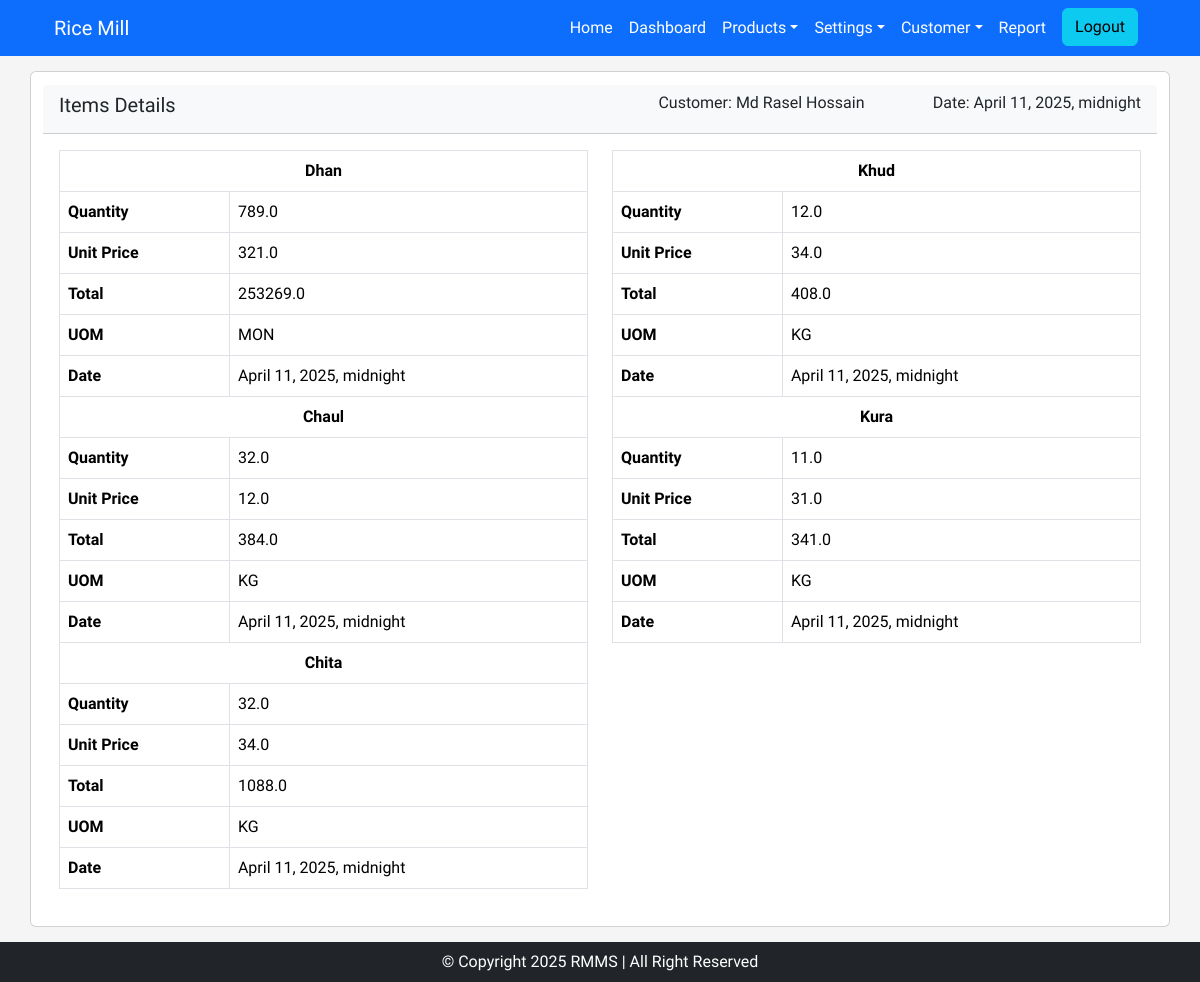
/add-items-details/single/2 (signed in), run on the app's committed database.
### rice_mill/models.py (models this page shows, shortened)
class AddItemsDetails(models.Model):
    customer = models.ForeignKey(Customer, on_delete=models.PROTECT, related_name='addItemDetails_customer')
    date = models.DateTimeField()
    cash_pay = models.FloatField(blank=True, null=True)
    dhan_uom = models.ForeignKey(Uom, on_delete=models.PROTECT, related_name="additems_uom_dhan")
    dhan_qty = models.FloatField()
    dhan_unit_price = models.FloatField()
    dhan_total = models.FloatField(blank=True, null=True)
    chaul_uom = models.ForeignKey(Uom, on_delete=models.PROTECT, related_name="additems_uom_chaul")
    chaul_qty = models.FloatField(blank=True, null=True)
    chaul_unit_price = models.FloatField(blank=True, null=True)
    chaul_total = models.FloatField(blank=True, null=True)
    khud_uom = models.ForeignKey(Uom, on_delete=models.PROTECT, related_name="additems_uom_khud")
    khud_qty = models.FloatField(blank=True, null=True)
    khud_unit_price = models.FloatField(blank=True, null=True)
    khud_total = models.FloatField(blank=True, null=True)
    kura_uom = models.ForeignKey(Uom, on_delete=models.PROTECT, related_name="additems_uom_kura")
    kura_qty = models.FloatField(blank=True, null=True)
    kura_unit_price = models.FloatField(blank=True, null=True)
    kura_total = models.FloatField(blank=True, null=True)
    chita_uom = models.ForeignKey(Uom, on_delete=models.PROTECT, related_name="additems_uom_chita")
    chita_qty = models.FloatField(blank=True, null=True)
    chita_unit_price = models.FloatField(blank=True, null=True)
    chita_total = models.FloatField(blank=True, null=True)

class Customer(models.Model):
    customer_name = models.CharField(max_length=255)
    customer_name_bn = models.CharField(max_length=255)
    phone = models.CharField(max_length=20)
    email = models.EmailField(blank=True, null=True)
    address = models.CharField(max_length=200, blank=True, null=True)
    created_at = models.DateTimeField(auto_now_add=True, blank=True, null=True)
    updated_at = models.DateTimeField(auto_now=True, blank=True, null=True)
    created_by = models.CharField(max_length=200, blank=True, null=True)
    updated_by = models.CharField(max_length=200, blank=True, null=True)
    def __str__(self):
        return self.customer_name

class Uom(models.Model):
    uom_name = models.CharField(max_length=250)
    uom_name_bn = models.CharField(max_length=250, blank=True, null=True)
    relative_factor = models.FloatField()
    def __str__(self):
        return self.uom_name

### rice_mill/views.py (the view)
# urls.py: path('add-items-details/single/<int:pk>', addItems_sigle_details_view, name='add_items_single_details'),
@login_required(login_url='login')
def addItems_sigle_details_view(request, pk):
    get_obj = AddItemsDetails.objects.get(id=pk)
    context = {
        'get_obj': get_obj
    }
    return render(request, 'pages/add_Items_details/details.html', context)

### rice_mill/templates/pages/add_Items_details/details.html (shortened to what this page needs)
{% extends "base.html" %}
{% load static %}
{% block content %}
<div class="container base-container card" style="background-color: white; min-height: 100vh;">
    <div class="row">
        <div class="mt-2">
            <div class="card-header bg-light fw-bold">
              <div class="row">
                <div class="col-md-4">
                    <h5>Items Details</h5>
                </div>
                <div class="col-md-5" style="text-align: right;">
                    <h6>Customer: {{get_obj.customer}}</h6>
                </div>
                <div class="col-md-3" style="text-align: right;">
                    <h6>Date: {{get_obj.date}}</h6>
                </div>
              </div>
            </div>
            <div class="card-body">
                <div class="row">
                    <div class="col-md-6">
                        <table class="table table-bordered">
                            <thead>
                                <tr><th colspan="2" class="text-center">Dhan</th></tr>
                                <tr>
                                    <th>Quantity</th>
                                    <td>{{get_obj.dhan_qty}}</td>
                                </tr>
                                <tr>
                                    <th>Unit Price</th>
                                    <td>{{get_obj.dhan_unit_price}}</td>
                                </tr>
                                <tr>
                                    <th>Total</th>
                                    <td>{{get_obj.dhan_total}}</td>
                                </tr>
                                <tr>
                                    <th>UOM</th>
                                    <td>{{get_obj.dhan_uom}}</td>
                                </tr>
                                <tr>
                                    <th>Date</th>
                                    <td>{{get_obj.date}}</td>
                                </tr>
                                <tr><th colspan="2" class="text-center">Chaul</th></tr>
                                <tr>
                                    <th>Quantity</th>
                                    <td>{{get_obj.chaul_qty}}</td>
                                </tr>
                                <tr>
                                    <th>Unit Price</th>
                                    <td>{{get_obj.chaul_unit_price}}</td>
                                </tr>
                                <tr>
                                    <th>Total</th>
                                    <td>{{get_obj.chaul_total}}</td>
                                </tr>
                                <tr>
                                    <th>UOM</th>
                                    <td>{{get_obj.chaul_uom}}</td>
                                </tr>
                                <tr>
                                    <th>Date</th>
                                    <td>{{get_obj.date}}</td>
                                </tr>
                                <tr><th colspan="2" class="text-center">Chita</th></tr>
                                <tr>
                                    <th>Quantity</th>
                                    <td>{{get_obj.chita_qty}}</td>
                                </tr>
                                <tr>
                                    <th>Unit Price</th>
                                    <td>{{get_obj.chita_unit_price}}</td>
                                </tr>
                                <tr>
                                    <th>Total</th>
                                    <td>{{get_obj.chita_total}}</td>
                                </tr>
                                <tr>
                                    <th>UOM</th>
                                    <td>{{get_obj.chita_uom}}</td>
                                </tr>
                                <tr>
                                    <th>Date</th>
                                    <td>{{get_obj.date}}</td>
                                </tr>
                            </thead>
                        </table>
                    </div>
                    <div class="col-md-6">
                        <table class="table table-bordered">
                            <thead>
                                <tr><th colspan="2" class="text-center">Khud</th></tr>
                                <tr>
                                    <th>Quantity</th>
                                    <td>{{get_obj.khud_qty}}</td>
                                </tr>
                                <tr>
                                    <th>Unit Price</th>
                                    <td>{{get_obj.khud_unit_price}}</td>
                                </tr>
                                <tr>
                                    <th>Total</th>
                                    <td>{{get_obj.khud_total}}</td>
                                </tr>
                                <tr>
                                    <th>UOM</th>
                                    <td>{{get_obj.khud_uom}}</td>
                                </tr>
                                <tr>
                                    <th>Date</th>
                                    <td>{{get_obj.date}}</td>
                                </tr>
                                <tr><th colspan="2" class="text-center">Kura</th></tr>
                                <tr>
                                    <th>Quantity</th>
                                    <td>{{get_obj.kura_qty}}</td>
                                </tr>
                                <tr>
                                    <th>Unit Price</th>
                                    <td>{{get_obj.kura_unit_price}}</td>
                                </tr>
                                <tr>
                                    <th>Total</th>
                                    <td>{{get_obj.kura_total}}</td>
                                </tr>
                                <tr>
                                    <th>UOM</th>
                                    <td>{{get_obj.kura_uom}}</td>
                                </tr>
                                <tr>
                                    <th>Date</th>
                                    <td>{{get_obj.date}}</td>
                                </tr>
                            </thead>
                        </table>
                    </div>
                </div>
            </div>
        </div>
    </div>
</div>
{% endblock %}

### rice_mill/static/css/styles.css (style rules this page uses)
* { font-family: "News Cycle", sans-serif; margin: 0; padding: 0; }
.base-container { padding: 5px 20px; margin-top: 15px; margin-bottom: 15px; border-radius: 5px; }
.container.base-container.card { min-height: 100vh; }

### data on the page
AddItemsDetails: customer "Md Rasel Hossain", date "April 11, 2025, midnight", dhan_qty "789.0", dhan_unit_price "321.0", dhan_total "253269.0", dhan_uom "MON", chaul_qty "32.0", chaul_unit_price "12.0", chaul_total "384.0", chaul_uom "KG", chita_qty "32.0", chita_unit_price "34.0", chita_total "1088.0", chita_uom "KG", khud_qty "12.0", khud_unit_price "34.0", khud_total "408.0", khud_uom "KG", kura_qty "11.0", kura_unit_price "31.0", kura_total "341.0", kura_uom "KG"
